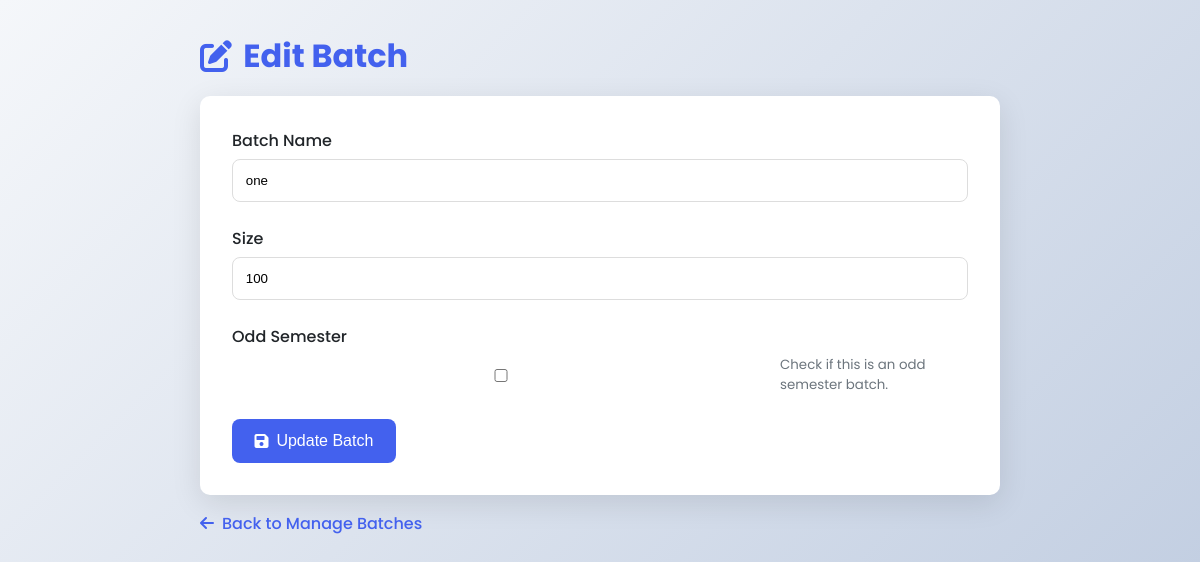
The app's page /edit_batch/1/8, older data.
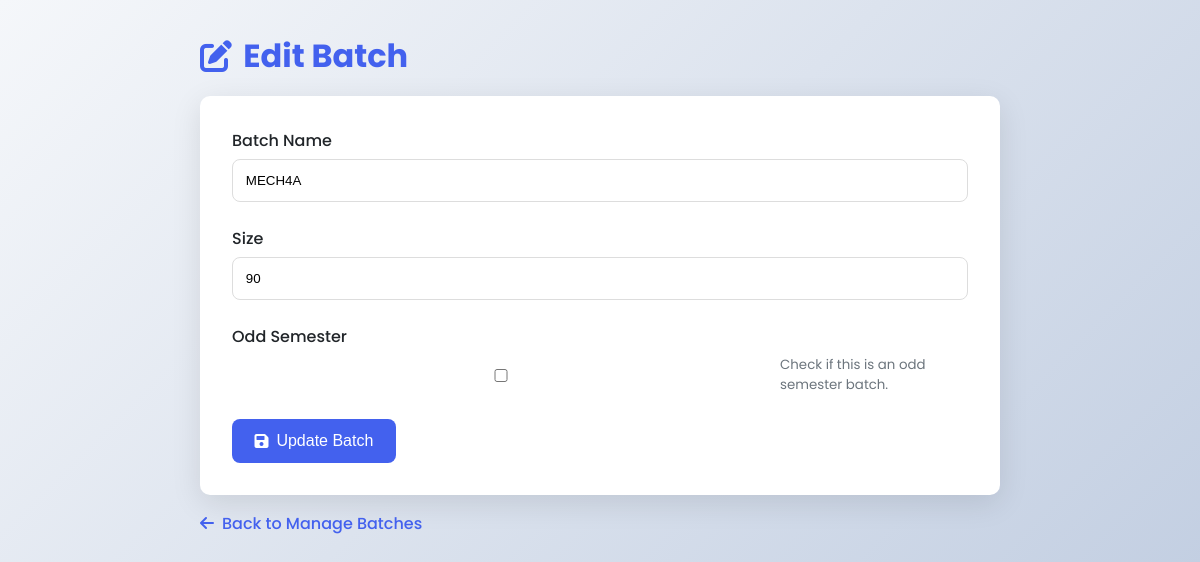
The same page, newer data.
### app.py (models this page shows)
class Batch(db.Model):
    id = db.Column(db.Integer, primary_key=True)
    name = db.Column(db.String(50), unique=True, nullable=False)
    capacity = db.Column(db.Integer, nullable=False)
    courses = db.relationship('Course', backref='batch', lazy=True)
    odd_sem = db.Column(db.Boolean, default=False,nullable=False)
    department_id = db.Column(db.Integer, db.ForeignKey('department.id'), nullable=False)
    semester = db.Column(db.Integer, nullable=False)
    department = db.relationship('Department', backref=db.backref('batches', lazy=True))

### app.py (the view, shortened to what this page needs)
@app.route('/edit_batch/<int:id>/<int:department_id>', methods=['GET', 'POST'])
def edit_batch(id,department_id):
    batch = Batch.query.get_or_404(id)
    return render_template('edit_batch.html', batch=batch,department_id=department_id)

### templates/edit_batch.html (shortened to what this page needs)
<!DOCTYPE html>
<html lang="en">
<head>
    <link rel="stylesheet" href="https://cdnjs.cloudflare.com/ajax/libs/font-awesome/6.0.0-beta3/css/all.min.css">
</head>
<body>
<div class="container">
    <h1><i class="fas fa-edit"></i> Edit Batch</h1>
    <div class="card">
        <form action="{{ url_for('edit_batch', id=batch.id,department_id=department_id) }}" method="POST">
            <div class="form-group">
                <label>Batch Name</label>
                <input type="text" name="name" value="{{ batch.name }}" required>
            </div>
            <div class="form-group">
                <label>Size</label>
                <input type="number" name="capacity" value="{{ batch.capacity }}" min="1" required>
            </div>
            <div class="form-group">
                <label>Odd Semester</label>
                <div class="checkbox-group">
                    <input type="checkbox" name="odd_sem" {% if batch.odd_sem %}checked{% endif %}>
                    <small>Check if this is an odd semester batch.</small>
                </div>
            </div>
            <button type="submit" class="btn btn-primary">
                <i class="fas fa-save"></i> Update Batch
            </button>
        </form>
    </div>
    <a href="{{ url_for('manage_department',department_id=department_id) }}" class="back-link">
        <i class="fas fa-arrow-left"></i> Back to Manage Batches
    </a>
</div>
</body>
</html>

Row changes from the older to the newer data that the page shows:
changed Batch: name "one" → "MECH4A"; capacity "100" → "90"
